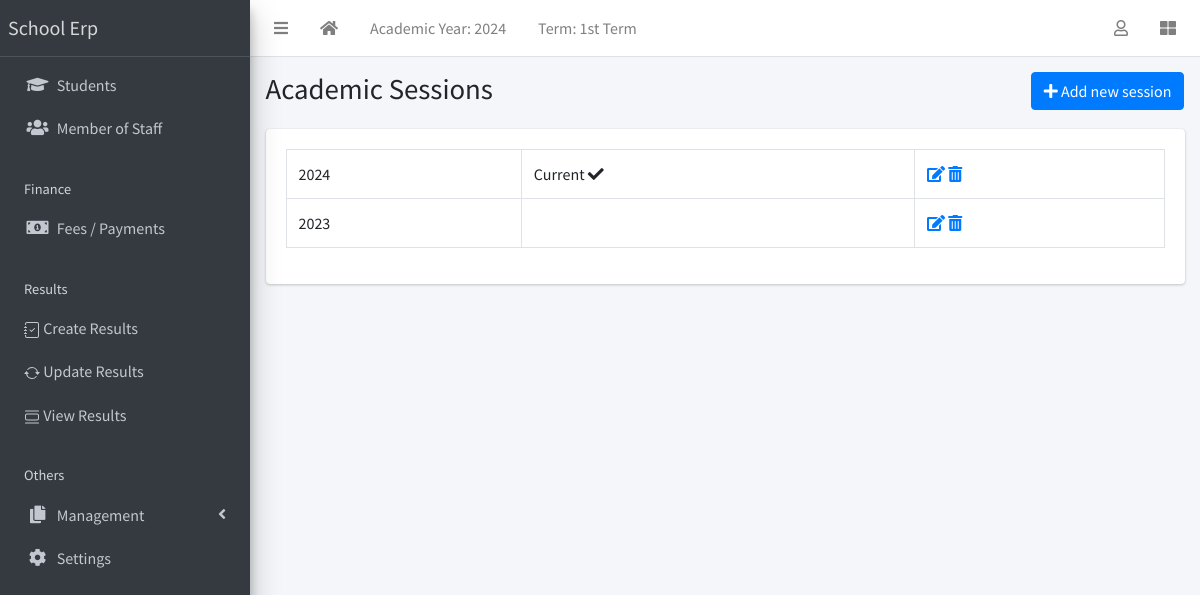
Before: /session/list/ (signed in) with the older database file.
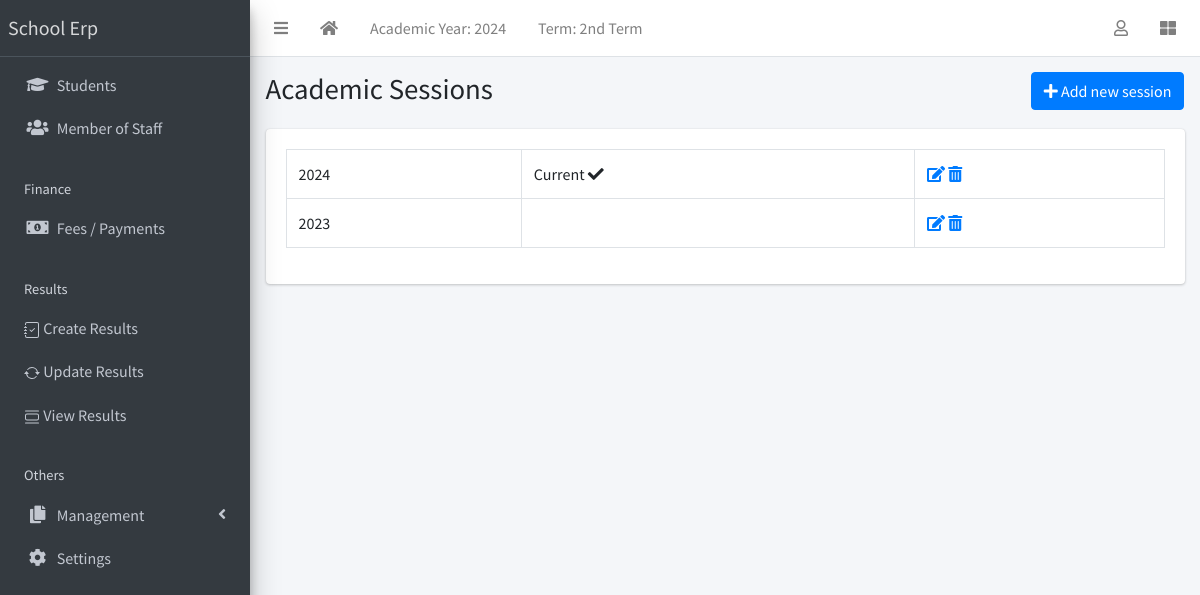
After: the same page with the newer database file.
### apps/corecode/models.py (models this page shows, shortened)
class AcademicTerm(models.Model):
    name = models.CharField(max_length=20, unique=True)
    current = models.BooleanField(default=True)
    class Meta:
        ordering = ["name"]

class AcademicSession(models.Model):
    name = models.CharField(max_length=200, unique=True)
    current = models.BooleanField(default=True)
    class Meta:
        ordering = ["-name"]
    def __str__(self):
        return self.name

### apps/corecode/views.py (the view)
# urls.py: path("session/list/", SessionListView.as_view(), name="sessions"),
class SessionListView(LoginRequiredMixin, SuccessMessageMixin, ListView):
    model = AcademicSession
    template_name = "corecode/session_list.html"
    def get_context_data(self, **kwargs):
        context = super().get_context_data(**kwargs)
        context["form"] = AcademicSessionForm()
        return context

### apps/corecode/context_processors.py (called while the page is built)
def site_defaults(request):
    current_session = AcademicSession.objects.get(current=True)
    current_term = AcademicTerm.objects.get(current=True)
    vals = SiteConfig.objects.all()
    contexts = {
        "current_session": current_session.name,
        "current_term": current_term.name,
    }
    for val in vals:
        contexts[val.key] = val.value
    return contexts

### apps/corecode/templates/corecode/session_list.html (shortened to what this page needs)
{% extends 'base.html' %}
{% load widget_tweaks %}
{% block title %}
Academic Sessions
{% endblock title %}
{% block breadcrumb %}
  <a class="btn btn-primary" href="#" data-toggle="modal" data-target="#modal1">
    <i class="fa fa-plus"></i>
    Add new session
  </a>
{% endblock breadcrumb %}
{% block content %}
  <div class="row">
    <div class="col-sm-12">
        <table class="table table-bordered">
          <tbody>
            {% for object in object_list %}
            <tr>
              <td>{{ object }}</td>
              <td>
                {% if object.current == True %}
                  Current <i class="fa fa-check"></i>
                {% endif %}
              </td>
              <td><a href="{% url 'session-update' object.id %}"><i
                    class="fa fa-edit"></i></a> <a
                  href="{% url 'session-delete' object.id %}"><i
                    class="fa fa-trash-alt"></i></a></td>
            </tr>
            {% endfor %}
          </tbody>
        </table>
    </div>
  </div>
{% endblock content %}

### templates/base.html (shortened to what the changed rows need)
{% load static %}
<!DOCTYPE html>
<html lang="en">
<head>
  <link rel="stylesheet" href="{% static 'plugins/fontawesome-free/css/all.min.css' %}">
  <link rel="stylesheet" href="{% static 'plugins/toastr/toastr.min.css' %}">
  <link rel="stylesheet"
    href="{% static 'plugins/overlayScrollbars/css/OverlayScrollbars.min.css' %}">
  <link rel="stylesheet" href="{% static 'plugins/Datatables/datatables.min.css' %}" />
  <link rel="stylesheet" href="{% static 'dist/css/adminlte.min.css' %}">
</head>
<body
  class="hold-transition sidebar-mini layout-fixed layout-navbar-fixed layout-footer-fixed">
  <div class="wrapper">
    <nav class="main-header navbar navbar-expand navbar-white navbar-light">
      <ul class="navbar-nav">
        <li class="nav-item d-none d-sm-inline-block">
          <a href="{% url 'current-session' %}" class="nav-link">Academic Year: {{ current_session }}</a>
        </li>
        <li class="nav-item d-none d-sm-inline-block">
          <a href="{% url 'current-session' %}" class="nav-link">Term: {{ current_term }}</a>
        </li>
      </ul>
    </nav>
    <div class="content-wrapper">
      <section class="content-header">
        <div class="container-fluid">
          <div class="row mb-1">
            <div class="col-sm-8">
              <h1>{% block title %}{% endblock title %}</h1>
            </div>
          </div>
        </div>
      </section>
      <section class="content">
        <div class="container-fluid">
          <div class="row">
            <div class="col-md-12">
              {% block fullcard %}
              <div class="card">
                <div class="card-body">
                  <div class="row">
                    <div class="col">
                      {% block content %}
                      {% endblock content %}
                    </div>
                  </div>
                </div>
              </div>
              {% endblock fullcard %}
            </div>
          </div>
        </div>
      </section>
    </div>
  </div>
</body>
</html>

Changed rows visible on the page:
no longer on this page (row edited): AcademicTerm: name "1st Term"
added AcademicTerm: name "2nd Term"
